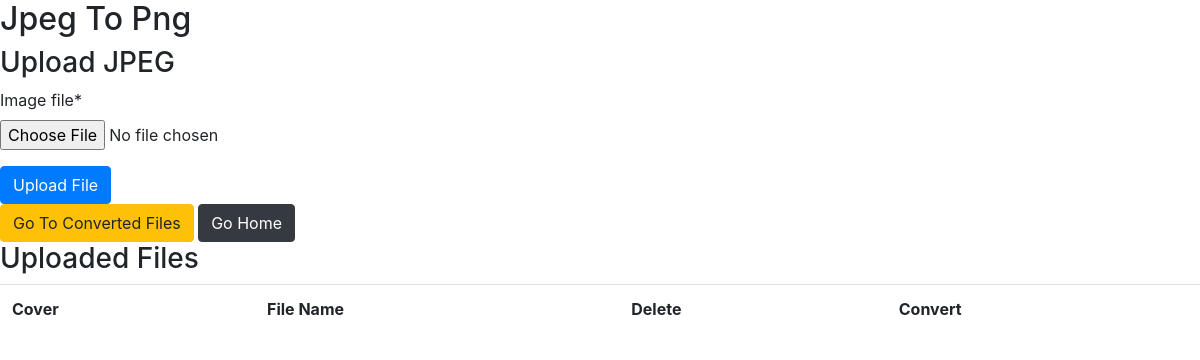
Before: /JpegToPng/upload with the older database file.
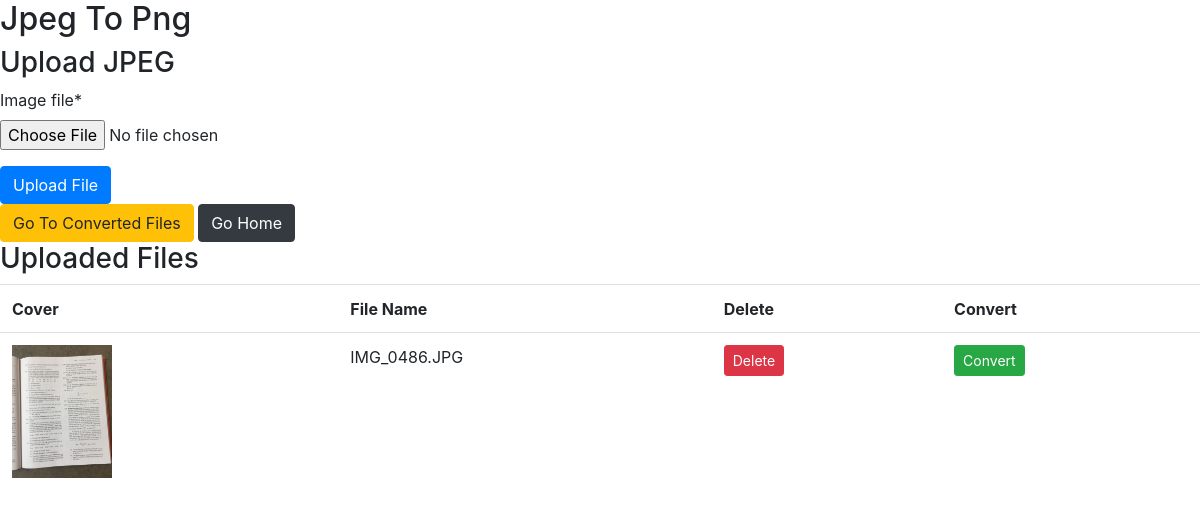
After: the same page with the newer database file.
### JpegToPng/models.py (models this page shows)
class Jpeg(models.Model):
    file_name  = models.CharField(max_length=100, null=True, blank=True)
    image_file = models.FileField(upload_to='JpegToPng/original/',null=True)

### JpegToPng/views.py (the view)
# urls.py: path('JpegToPng/upload', upload_JpegToPng, name='upload_JpegToPng'),
def upload_JpegToPng(request):
    if request.method == 'POST':
        form = JpegToPngForm(request.POST, request.FILES)
        if form.is_valid():
            instance = Jpeg(image_file=request.FILES['image_file'], file_name=request.FILES['image_file'].name)
            instance.save()
            print("FORM SAVED")
        the_uploaded_files = Jpeg.objects.all()
        form = JpegToPngForm()
        return render(request, 'JpegToPng/upload.html',{
            'the_uploaded_files': the_uploaded_files,
            'form': form
        })
    else:
        the_uploaded_files = Jpeg.objects.all()
        form = JpegToPngForm()
        return render(request, 'JpegToPng/upload.html', {
            'the_uploaded_files': the_uploaded_files,
            'form': form
            })

### JpegToPng/forms.py
class JpegToPngForm(forms.ModelForm):
    class Meta:
        model = Jpeg
        fields = ('image_file',)

### templates/JpegToPng/upload.html (shortened to what this page needs)
{% extends 'base.html' %}
{% load crispy_forms_tags %}
{% block content %}
<h2>Jpeg To Png</h2>
<h3>Upload JPEG</h3>
  <form method="post" enctype="multipart/form-data">
      {{ form|crispy }}
  <button type="submit" class="btn btn-primary">Upload File</button>
  </form>
  <a href="{% url 'display_pngs_JpegToPng' %}" class="btn btn-warning">Go To Converted Files</a>
  <a href="{% url 'home_view' %}" class="btn btn-dark" btn-sm>Go Home</a>
  <h3>Uploaded Files</h3>
  <table class="table mb-0">
    <thread>
      <tr>
        <th>Cover</th>
        <th>File Name</th>
        <th>Delete</th>
        <th>Convert</th>
    </thread>
  <body>
    {% for uploaded_file in the_uploaded_files %}
      <tr>
        <td>
          <img src="{{ uploaded_file.image_file.url }}" alt="{{ uploaded_file.file_name }}" style="width: 100px">
        </td>
        <td>{{ uploaded_file.file_name }}</td>
        <td>
          <form method="post" action="{% url 'delete_JpegToPng' uploaded_file.pk %}">
            <button type="submit" class="btn btn-danger btn-sm">Delete</button>
          </form>
        <td>
          <form method="post" action="{% url 'convert_JpegToPng' uploaded_file.pk %}" >
            <button type="submit" class="btn btn-success btn-sm">Convert</button>
          </form>
        </td>
      {% endfor %}
  </body>
{% endblock %}

### templates/base.html (shortened to what this page needs)
<!doctype html>
<html lang="en">
  <head>
    <link rel="stylesheet" href="https://maxcdn.bootstrapcdn.com/bootstrap/4.0.0/css/bootstrap.min.css">
  </head>
  <body>
     {% block content %}{% endblock %}
  </body>
</html>

Changed rows visible on the page:
added Jpeg: image_file (picture), file_name "IMG_0486.JPG"
